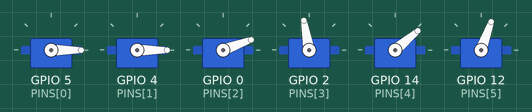
Simulated run of this sketch. Board: ESP8266 (NodeMCU). Parts: 6 × servo. WiFi joins after 1.5 s; servers stay silent unless stated; what the sketch prints to the serial monitor is not drawn.

Above: at 0.1 s.
At 1.6 s:
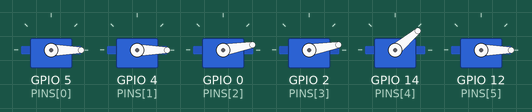
At 2.6 s:
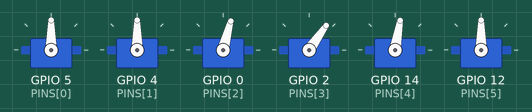
At 3.6 s:
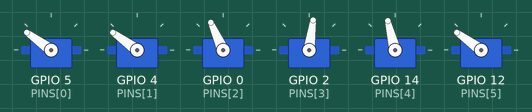
At 6.6 s:
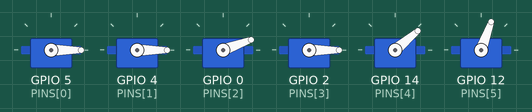
Timing chart, 0 to 8.1 s (numbered marks = the images above):
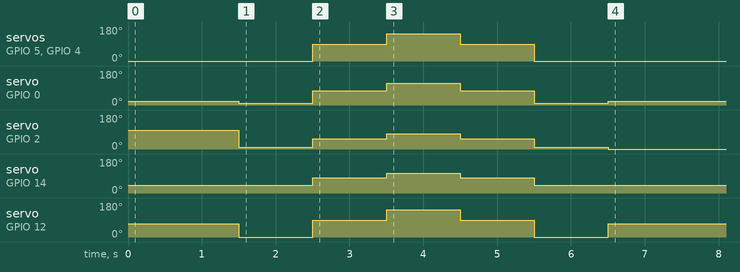

Measured:
- by itself, servo on GPIO 5 (PINS[0]), servo on GPIO 4 (PINS[1]): 0° → 90° at 2.5 s, → 144° 1.0 s later, → 90° 1.0 s later, → 0° 1.0 s later
- by itself, servo on GPIO 0 (PINS[2]): 20° → 10° at 1.5 s, → 75° 1.0 s later, → 114° 1.0 s later, → 75° 1.0 s later, … (6 changes in this stretch)
- by itself, servo on GPIO 2 (PINS[3]): 100° → 10° at 1.5 s, → 55° 1.0 s later, → 82° 1.0 s later, → 55° 1.0 s later, … (6 changes in this stretch)
- by itself, servo on GPIO 14 (PINS[4]): 40° → 80° at 2.5 s, → 104° 1.0 s later, → 80° 1.0 s later, → 40° 1.0 s later
- by itself, servo on GPIO 12 (PINS[5]): 70° → 0° at 1.5 s, → 90° 1.0 s later, → 144° 1.0 s later, → 90° 1.0 s later, … (6 changes in this stretch)

The sketch:

Robotic_Arm.ino
```cpp
#include "Libraries.h"

void setup() {
      //Servo motor
      SetupServoArm();

      //Wifi configuration
      UDPSetup();
      clock_begin = millis();
}

void loop() {
  loopServoDance();
  clock_end = millis();

  if (count==6){
    if (clock_end > clock_begin + 1,77) {
      clock_begin = clock_end;

      UDP_Reception();
      MoveMyArm();
      }

  }
}
```

Fonctions.ino
```cpp
#include "Libraries.h"

// Initialization of the values
unsigned long clock_begin = 0;
unsigned long clock_end = 0;


//Naming a type servo
Servo SERVOS[NSERVO];

int REAL[NSERVO];
int TARGET[NSERVO];
int SPEEDS[NSERVO];

boolean DIR[NSERVO] = {true,true,true,false,true,true};

unsigned long PrevTime = 0;
const long interval = 1000; //intervalo de 50 milisegundos
const char T[][6] = { 0,0,0,0,0,0,
                      50,50,50,50,50,50,
                      80,80,80,80,80,80,
                      50,50,50,50,50,50,
                      0,0,0,0,0,0,
                      0,0,0,100,0,39
                      };
const unsigned int TMAX =  (sizeof(T)/sizeof(char))/6;
unsigned int count = 0;

void servoSetup(int num) {
  SERVOS[num].attach(PINS[num]); // Attach to a Digital Pin
  TARGET[num] = INIT[num];
  REAL[num] = INIT[num];
  SPEEDS[num] = 0;
  SERVOS[num].write(INIT[num]);
}

void SetupServoArm() {
  for (int num = 0; num < NSERVO; num++) {
    servoSetup(num);
  }
}

void UDPSetup(){
  WiFi.softAPdisconnect(true);
  WiFi.disconnect(true);
  WiFi.config(local, dns, netmask);
  WiFi.mode(WIFI_STA);
  WiFi.begin("Robotic_Arm"); //Name of the wifi

  Serial.begin(115200);

  Udp.begin(UDPPort); //listening to the port UDPPort
  Serial.printf("Now listening at IP %s, UDP port %d\n", WiFi.softAPIP().toString().c_str(), UDPPort); //Print at serial
  while (WiFi.status() != WL_CONNECTED) {
    delay(500);
    Serial.print(".");
  }
}

void UDP_Reception() {
  int packetSize1 = Udp.parsePacket(); //verify if a packet have been received
  // receive incoming UDP packets
  if ( packetSize1 ) { //if the packet was received then:
    if ( Udp.read(packetBuffer, (2 * NSERVO)) > 0 ) {
        Serial.print(packetBuffer);
        Serial.println(" ");
      for (int num = 0; num < NSERVO; num++) {
        SPEEDS[num] = int(packetBuffer[num]);
        TARGET[num] = int(packetBuffer[num + NSERVO]);
      }
    }
  }
}

// update the position of the arm motor according to speed and target received parameters
void MoveMyServo(int num) {
  // increase motor position according to speed parameter
  if (SPEEDS[num] = 13) {
    TARGET[num]=REAL[num];
  }
  else if (SPEEDS[num] > 0 && SPEEDS[num] < 11) {
    if (REAL[num] > TARGET[num]) REAL[num] = ( REAL[num] + TARGET[num] )/2;
    REAL[num] = REAL[num] + SPEEDS[num];
  }
  else {
    // when speed is null decrease the motor position
    REAL[num] = REAL[num] - 1;
    // however, the motor position cannot be below the initial value
    if (REAL[num] < INIT[num]) REAL[num] = INIT[num];
  }

  // send the position value to the motor
  SERVOS[num].write( DIR[num]? REAL[num] : MAX[num]-REAL[num] );
}


// update the position of each arm motor
void MoveMyArm(){
    for (int num = 0; num < NSERVO; num++) {
      MoveMyServo(num);
  }
}

void loopServoDance() {
  while(count<TMAX){
    unsigned long NowTime = millis();
    if (NowTime - PrevTime >= interval) {
      PrevTime = NowTime;
      SERVOS[5].write(map(T[count][5],0,100,0,180));
      SERVOS[4].write(map(T[count][4],0,100,40,120));
      SERVOS[3].write(map(T[count][3],0,100,10,100));
      SERVOS[2].write(map(T[count][2],0,100,10,140));
      SERVOS[1].write(map(T[count][1],0,100,0,180));
      SERVOS[0].write(map(T[count][0],0,100,0,180));
              Serial.print(count);
        Serial.printf(" ");
      count++;
      return;
    }
  }
  return;
}
```

Libraries.h
```cpp
#ifndef LIBRARIES_H
#define LIBRARIES_H

#include <ESP8266WiFi.h>
#include <WiFiUdp.h>
#include <Servo.h>

//Define type of servo
#define NSERVO 6
extern Servo SERVOS[NSERVO];
const int PINS[NSERVO] = {5,4,0,2,14,12}; //D1 until D6
const int INIT[NSERVO] = {0,0,20,100,40,70};
const int MAX[NSERVO] = {180,180,140,0,120,180};
extern int REAL[NSERVO];
extern int TARGET[NSERVO];
extern int SPEEDS[NSERVO];


// Define the server
WiFiUDP Udp;
unsigned int UDPPort = 2380; // local port to listen on
char packetBuffer[2*NSERVO]={0, 0, 0, 0, 0, 0, 0, 0, 0, 0, 0, 0}; //buffer to hold incoming packet
//Ip configuration.
const IPAddress local(11, 11, 11, 11);
const IPAddress dns(11, 11, 11, 11);
const IPAddress netmask(255, 255, 255, 0);
const IPAddress remote(11,11,11,110);


//Define variable
extern unsigned long clock_begin;
extern unsigned long clock_end;

extern unsigned long PrevTime;
extern const long interval; //intervalo de 50 milisegundos
extern unsigned int count;


#endif
```
